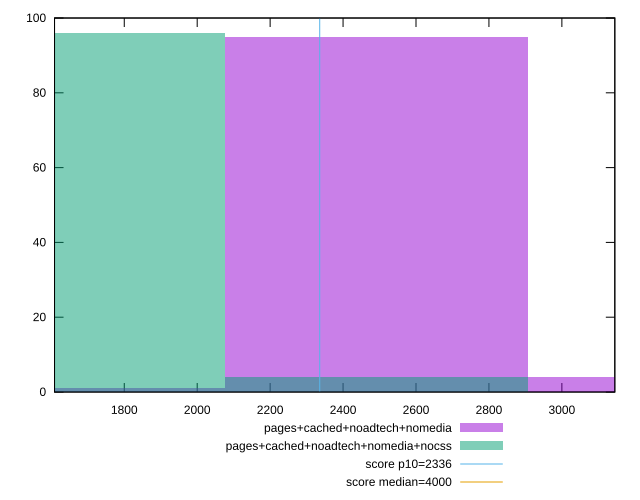

Write the gnuplot code that produced this figure.
reset

$pagesCachedNoadtechNomedia <<EOF
3321.4693946009597 4
2491.10204595072 95
1660.7346973004799 1
EOF

$pagesCachedNoadtechNomediaNocss <<EOF
2491.10204595072 4
1660.7346973004799 96
EOF

set key outside below
set boxwidth 830.3673486502399
set xrange [1608.796:3145.2049999999995]
set yrange [0:100]
set trange [0:100]
set style fill transparent solid 0.5 noborder

set parametric
set terminal svg size 640, 500 enhanced background rgb 'white'
set output "report_00013_2021-02-09T12-04-24.940Z/first-contentful-paint/comparison/histogram/3_vs_4.svg"

plot $pagesCachedNoadtechNomedia title "pages+cached+noadtech+nomedia" with boxes, \
     $pagesCachedNoadtechNomediaNocss title "pages+cached+noadtech+nomedia+nocss" with boxes, \
     2336,t title "score p10=2336", \
     4000,t title "score median=4000"

reset
